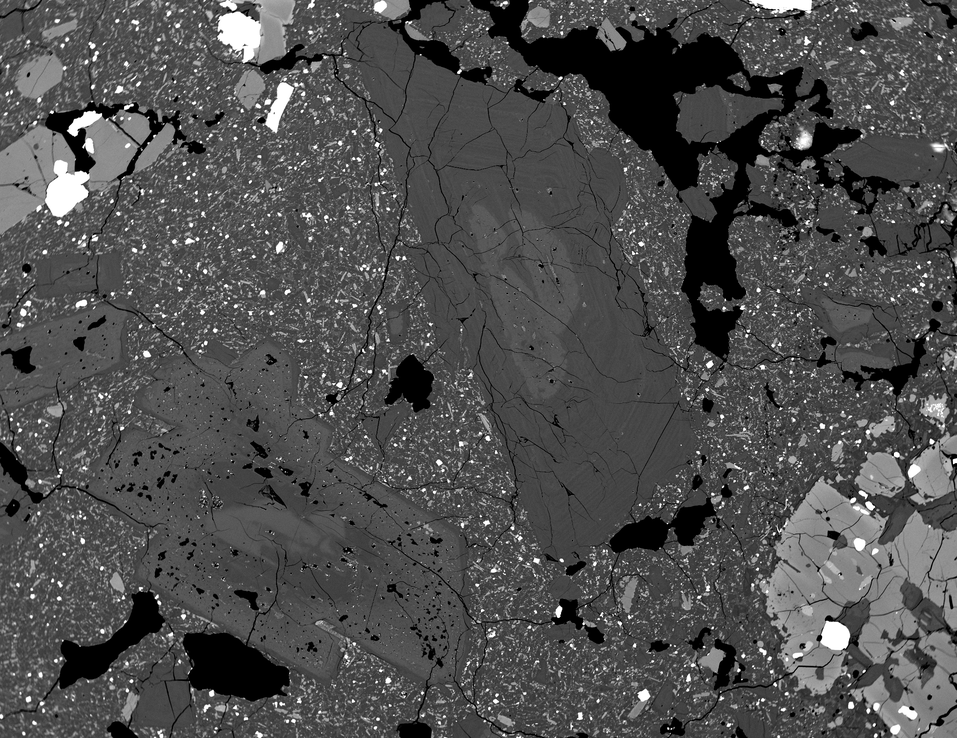
#> input picture ImageProcessing/data/1947-1_plg6.png, 957 x 738 px, shrunk from 2368 x 1826 before the run, found by its file name
$ python findingEdge.py   (older library calls are emulated)
#> lines starting #> are read from the running program, lines starting #| are printed output that depends on the picture; after the words box and inside, x2 and y2 are one past the last pixel; in counts of white or black regions, pixels touching at a corner belong together
import os
import math
import copy
from skimage import io, filters, segmentation, color
import cv2
from skimage.future import graph
from skimage import measure, morphology

from PIL import Image, ImageFilter
import sklearn.cluster
import numpy as np

data_dir = '/home/long/PycharmProjects/EOS/ImageProcessing/data/'
code_dir = '/home/long/PycharmProjects/EOS/ImageProcessing/'
filename = os.path.join(data_dir, '1947-1_plg6.png')
#
# image = Image.open(filename)
# image = image.filter(ImageFilter.FIND_EDGES)
# image.show()

im = io.imread(filename)
#> im is the input picture: shape (738, 957); min 0, max 255, mean 78.7
io.imshow(im)
io.show()
print ("image shape", im.shape)
#| image shape (738, 957)
# [6 lines of commented-out code are left out]

import matplotlib
import matplotlib.pyplot as plt

from skimage import data
from skimage.filters import try_all_threshold

#img = data.page()

#
# fig, ax = try_all_threshold(im, figsize=(10, 8), verbose=False)
# plt.show()


img_copy = copy.copy(im)
# [21 lines of commented-out code are left out]


ret, thresh = cv2.threshold(img_copy,0,255,cv2.THRESH_BINARY_INV+cv2.THRESH_OTSU)
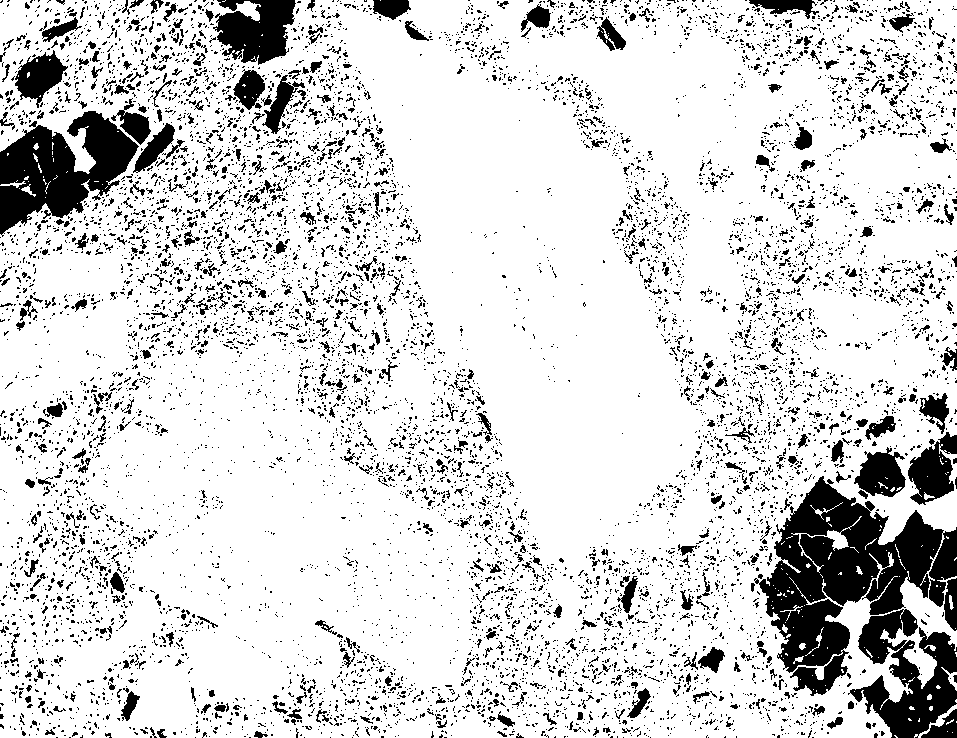
#> thresh: shape (738, 957); 84.3% white; 9227 black regions (8592 under 20 px), largest, box (x1, y1, x2, y2) and area: (754, 476, 957, 696) 19580, (0, 111, 139, 237) 9203, (848, 609, 957, 738) 6990
#> ret = 108

io.imshow(thresh)
io.show()

import scipy
from scipy import ndimage
import matplotlib.pyplot as plt

blur_radius = 3.0


# img = scipy.misc.imread(img_name) # gray-scale image
# print(img.shape)

# smooth the image (to remove small objects)
imgf = ndimage.gaussian_filter(thresh, blur_radius)
threshold = 30

# find connected components
labeled, nr_objects = ndimage.label(imgf > threshold)
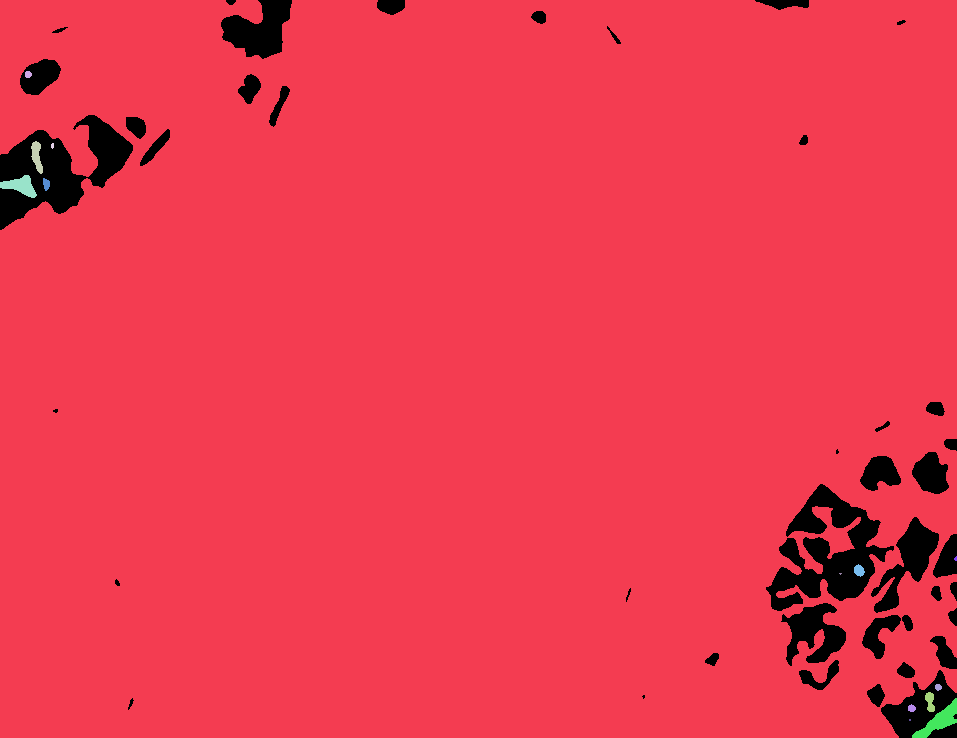
#> labeled: shape (738, 957) int32; 15 distinct labels, from 0 to 14; one colour per label, 0 black
#> nr_objects = 14
print ("Number of objects is %d " % nr_objects)
#| Number of objects is 14


plt.imsave('/tmp/out.png', labeled)
plt.imshow(labeled, "gray")

plt.show()

img_2 = copy.copy(img_copy)
selem = morphology.disk(1)
percentile_result = filters.rank.mean_percentile(img_2, selem=selem, p0=.1, p1=.9)
io.imshow(percentile_result)
io.show()


block_size =199
adaptive_thresh = filters.threshold_local(percentile_result, block_size)
binary_adaptive = copy.copy(img_copy)>adaptive_thresh
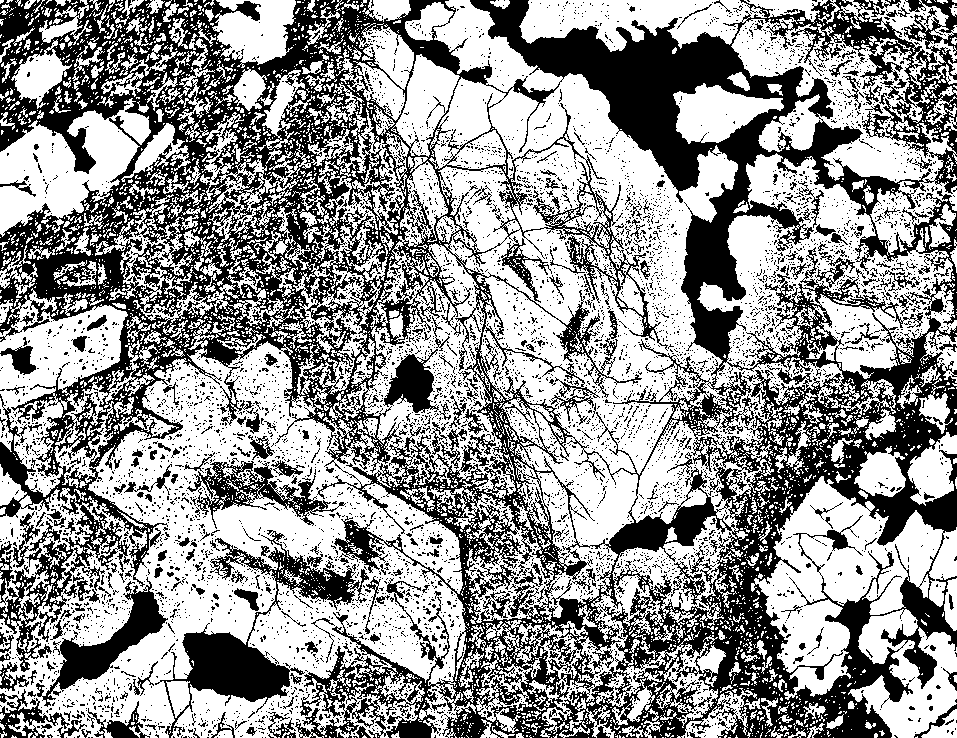
#> binary_adaptive: shape (738, 957) bool; 58.4% white; 6071 black regions (5791 under 20 px), largest, box (x1, y1, x2, y2) and area: (0, 0, 957, 738) 241968, (155, 530, 369, 738) 8816, (36, 577, 168, 707) 4063
io.imshow(binary_adaptive)
io.show()

strel = morphology.rectangle(2,2)
dilate_image = morphology.dilation(binary_adaptive, strel)
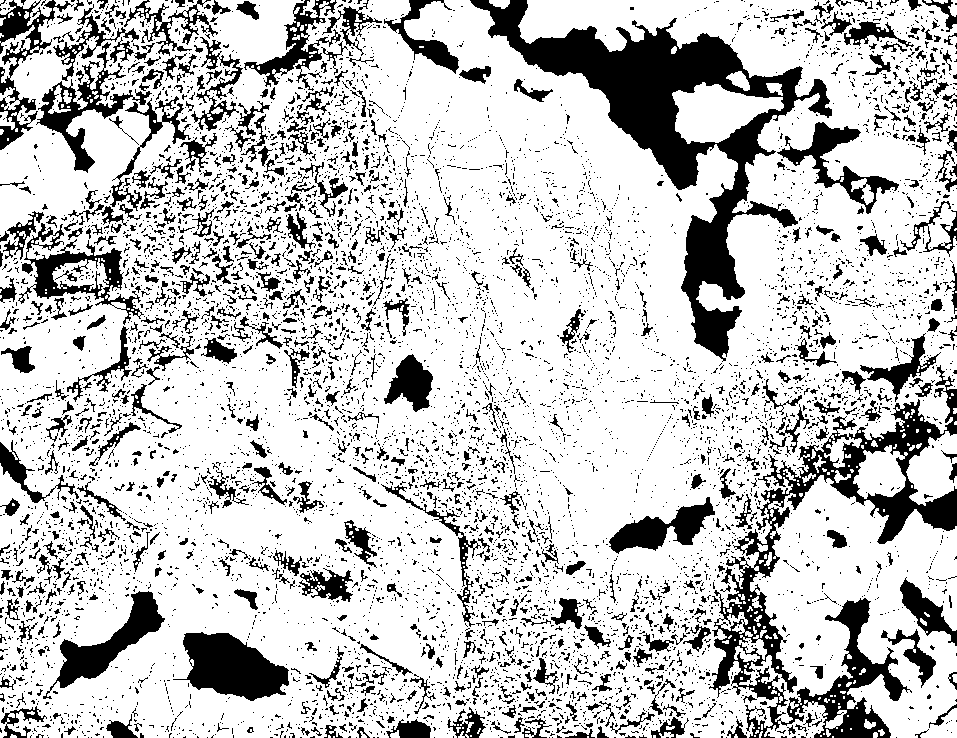
#> dilate_image: shape (738, 957) bool; 77.3% white; 7190 black regions (6406 under 20 px)
io.imshow(dilate_image)
io.show()

label_img = measure.label(dilate_image)
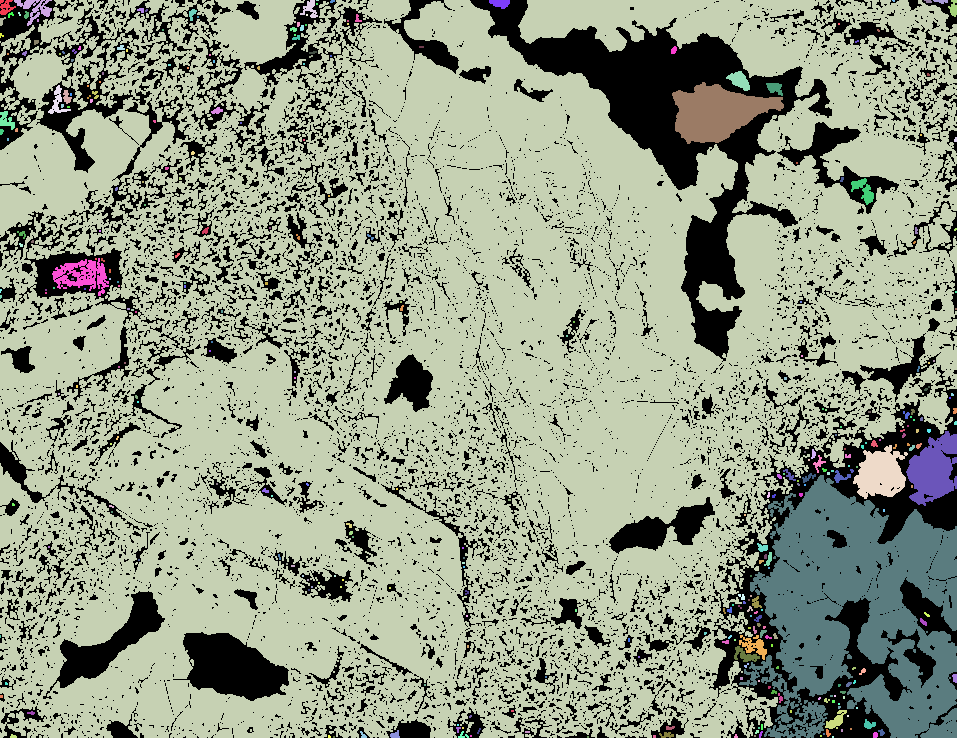
#> label_img: shape (738, 957) int32; 349 distinct labels, from 0 to 348; one colour per label, 0 black
regions = measure.regionprops(label_img)
#> regions = 348 regions; largest, box (x1, y1, x2, y2) and area: (0, 0, 957, 738) 496910, (739, 475, 957, 738) 33176, (672, 82, 784, 144) 4069, (906, 431, 957, 506) 2448, (853, 445, 908, 499) 1909
region_area = []
for region in regions:
    region_area.append(region.area)
#> after the loop, region_area = 348 values, max 496910 at index 2, min 3 at index 4, mean 1569.7

max_value = max(region_area)
#> max_value = 496910
max_index = region_area.index(max_value)
#> max_index = 2
print(max_value, max_index)
#| 496910.0 2
max_region = regions[max_index]

# (height, width) = im.shape
# mask = np.zeros((height, width), )

result = np.zeros(im.shape, np.uint8)
for (row, col) in max_region.coords:
    result[row, col] = im[row, col]
#> this loop made 496910 passes
#> col on passes 1 to 3: 54, 55, 56
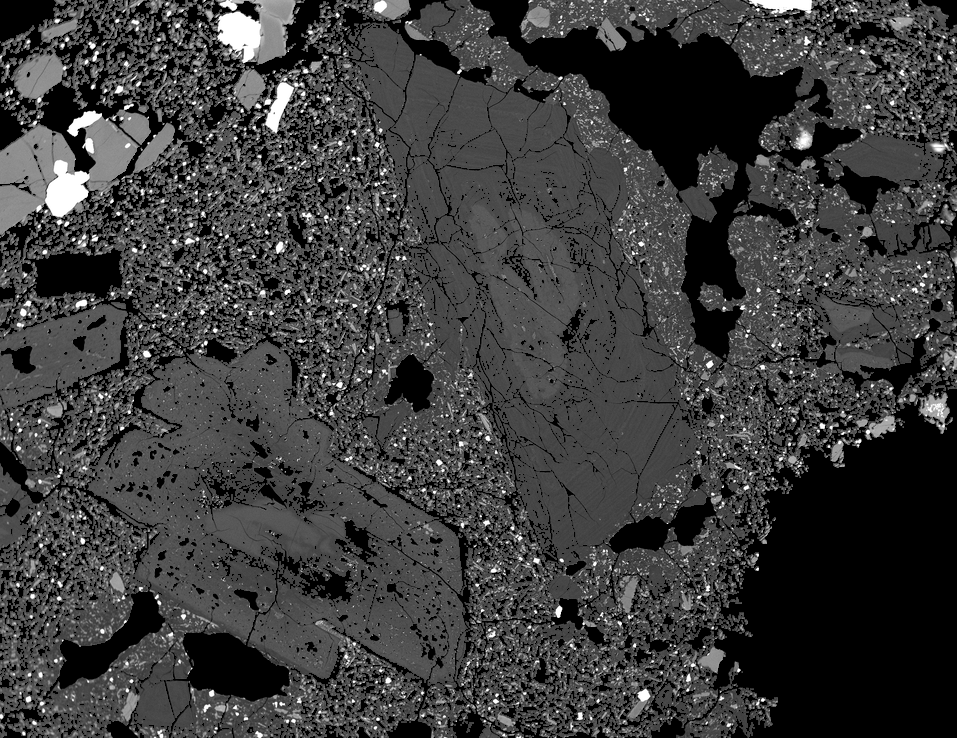
#> result: shape (738, 957); min 0, max 255, mean 60.8
io.imshow(result)
io.show()


for region in regions:
    for prop in region:
        print(prop, region[prop])
#> this loop made 348 passes
#> (printed output is left out)


# [44 lines of commented-out code are left out]
